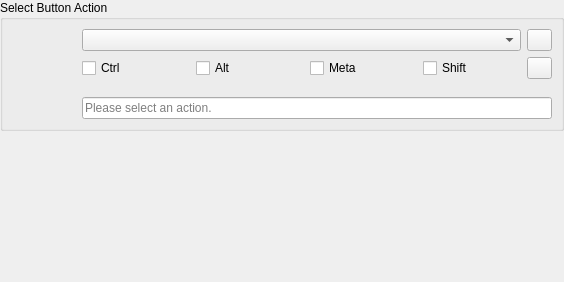
<?xml version="1.0" encoding="UTF-8"?>
<ui version="4.0">
 <class>ButtonActionSelectionWidget</class>
 <widget class="QWidget" name="ButtonActionSelectionWidget">
  <property name="geometry">
   <rect>
    <x>0</x>
    <y>0</y>
    <width>564</width>
    <height>282</height>
   </rect>
  </property>
  <property name="windowTitle">
   <string>Select Key Function</string>
  </property>
  <property name="locale">
   <locale language="English" country="UnitedStates"/>
  </property>
  <layout class="QVBoxLayout" name="verticalLayout">
   <property name="margin">
    <number>0</number>
   </property>
   <item>
    <widget class="QGroupBox" name="groupBox">
     <property name="sizePolicy">
      <sizepolicy hsizetype="Preferred" vsizetype="Fixed">
       <horstretch>0</horstretch>
       <verstretch>0</verstretch>
      </sizepolicy>
     </property>
     <property name="locale">
      <locale language="English" country="UnitedStates"/>
     </property>
     <property name="title">
      <string>Select Button Action</string>
     </property>
     <property name="alignment">
      <set>Qt::AlignLeading|Qt::AlignLeft|Qt::AlignTop</set>
     </property>
     <layout class="QGridLayout" name="gridLayout_2">
      <item row="2" column="1">
       <layout class="QHBoxLayout" name="modifierLayout">
        <item>
         <widget class="QCheckBox" name="ctrlModifierCheckBox">
          <property name="text">
           <string>Ctrl</string>
          </property>
         </widget>
        </item>
        <item>
         <spacer name="modifierSpacer2">
          <property name="orientation">
           <enum>Qt::Horizontal</enum>
          </property>
          <property name="sizeType">
           <enum>QSizePolicy::Fixed</enum>
          </property>
          <property name="sizeHint" stdset="0">
           <size>
            <width>10</width>
            <height>1</height>
           </size>
          </property>
         </spacer>
        </item>
        <item>
         <widget class="QCheckBox" name="altModifierCheckBox">
          <property name="text">
           <string>Alt</string>
          </property>
         </widget>
        </item>
        <item>
         <spacer name="modifierSpacer3">
          <property name="orientation">
           <enum>Qt::Horizontal</enum>
          </property>
          <property name="sizeType">
           <enum>QSizePolicy::Fixed</enum>
          </property>
          <property name="sizeHint" stdset="0">
           <size>
            <width>10</width>
            <height>1</height>
           </size>
          </property>
         </spacer>
        </item>
        <item>
         <widget class="QCheckBox" name="metaModifierCheckBox">
          <property name="text">
           <string>Meta</string>
          </property>
         </widget>
        </item>
        <item>
         <spacer name="modifierSpacer4">
          <property name="orientation">
           <enum>Qt::Horizontal</enum>
          </property>
          <property name="sizeType">
           <enum>QSizePolicy::Fixed</enum>
          </property>
          <property name="sizeHint" stdset="0">
           <size>
            <width>10</width>
            <height>1</height>
           </size>
          </property>
         </spacer>
        </item>
        <item>
         <widget class="QCheckBox" name="shiftModifierCheckBox">
          <property name="text">
           <string>Shift</string>
          </property>
         </widget>
        </item>
        <item>
         <widget class="QPushButton" name="modifierClearButton">
          <property name="sizePolicy">
           <sizepolicy hsizetype="Fixed" vsizetype="Fixed">
            <horstretch>0</horstretch>
            <verstretch>0</verstretch>
           </sizepolicy>
          </property>
          <property name="maximumSize">
           <size>
            <width>25</width>
            <height>16777215</height>
           </size>
          </property>
         </widget>
        </item>
       </layout>
      </item>
      <item row="5" column="0">
       <spacer name="dummySpacer">
        <property name="orientation">
         <enum>Qt::Horizontal</enum>
        </property>
        <property name="sizeType">
         <enum>QSizePolicy::Minimum</enum>
        </property>
        <property name="sizeHint" stdset="0">
         <size>
          <width>64</width>
          <height>1</height>
         </size>
        </property>
       </spacer>
      </item>
      <item row="5" column="1">
       <widget class="Wacom::ButtonActionDisplayWidget" name="actionNameLineEdit">
        <property name="readOnly">
         <bool>true</bool>
        </property>
        <property name="placeholderText">
         <string extracomment="Select an action which will be assigned to a tablet button.">Please select an action.</string>
        </property>
       </widget>
      </item>
      <item row="0" column="0">
       <widget class="QLabel" name="mouseIconLabel">
        <property name="text">
         <string/>
        </property>
        <property name="alignment">
         <set>Qt::AlignCenter</set>
        </property>
       </widget>
      </item>
      <item row="0" column="1">
       <layout class="QHBoxLayout" name="mouseLayout">
        <item>
         <widget class="QComboBox" name="mouseComboBox"/>
        </item>
        <item>
         <widget class="QPushButton" name="mouseClearButton">
          <property name="sizePolicy">
           <sizepolicy hsizetype="Fixed" vsizetype="Fixed">
            <horstretch>0</horstretch>
            <verstretch>0</verstretch>
           </sizepolicy>
          </property>
          <property name="maximumSize">
           <size>
            <width>25</width>
            <height>16777215</height>
           </size>
          </property>
         </widget>
        </item>
       </layout>
      </item>
      <item row="4" column="1">
       <widget class="Wacom::KeySequenceInputWidget" name="shortcutSelectorWidget" native="true"/>
      </item>
      <item row="2" column="0" rowspan="3">
       <widget class="QLabel" name="keyboardIconLabel">
        <property name="sizePolicy">
         <sizepolicy hsizetype="Preferred" vsizetype="Fixed">
          <horstretch>0</horstretch>
          <verstretch>0</verstretch>
         </sizepolicy>
        </property>
        <property name="text">
         <string/>
        </property>
        <property name="alignment">
         <set>Qt::AlignHCenter|Qt::AlignTop</set>
        </property>
       </widget>
      </item>
     </layout>
    </widget>
   </item>
   <item>
    <spacer name="freeSpaceSpacer">
     <property name="orientation">
      <enum>Qt::Vertical</enum>
     </property>
     <property name="sizeHint" stdset="0">
      <size>
       <width>0</width>
       <height>0</height>
      </size>
     </property>
    </spacer>
   </item>
  </layout>
 </widget>
 <customwidgets>
  <customwidget>
   <class>Wacom::ButtonActionDisplayWidget</class>
   <extends>QLineEdit</extends>
   <header>buttonactiondisplaywidget.h</header>
  </customwidget>
  <customwidget>
   <class>Wacom::KeySequenceInputWidget</class>
   <extends>QWidget</extends>
   <header>keysequenceinputwidget.h</header>
   <container>1</container>
  </customwidget>
 </customwidgets>
 <resources/>
 <connections/>
</ui>
